Frame 1 (no input): blank canvas, image omitted
Frame 60 (no input): blank canvas, image omitted
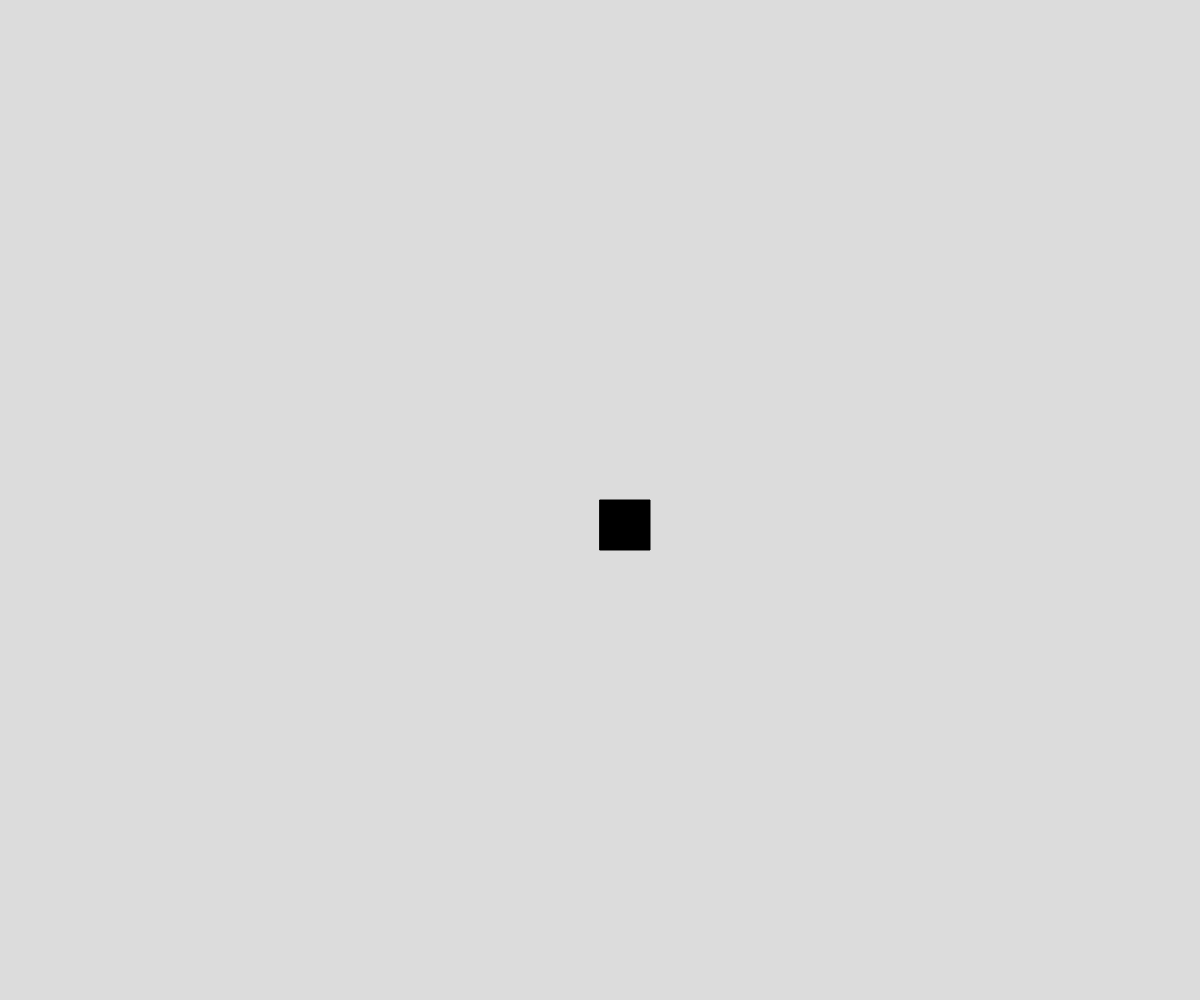
Frame 120 (the mouse pressed at the canvas centre since frame 60)

The p5.js sketch whose frames 1 and 60 were blank and that drew this single picture after the mouse press (run headless with seeded random() and noise() and a simulated clock; from frame 60 on, the mouse is pressed at the canvas centre):

// p5.js sketch
// ── sketch.js
// Project Title
// Your Name
// Date
//
// Extra for Experts:
// - describe what you did to take this project "above and beyond"

let sz = 50;
let live = new Map();

function setup() {
  createCanvas(windowWidth, windowHeight);
  fill("black");
}

function draw() {
  background(220);

  for(const row of live) {
    for(const y of row[1]) {
      square(row[0]*sz,y*sz,sz);
    }
  }
}

function toggleCell(x,y) {
  let xRow = live.get(x);

  if (!xRow) {
    let newRow = new Set();

    live.set(x, newRow);
    newRow.add(y);

  }
  else {
    if (xRow.get(y)) {
      xRow.delete(y);
    }
    else {
      xRow.add(y);
    }
  }
}

function mousePressed() {
  let x = floor(mouseX/sz);
  let y = floor(mouseY/sz);

  toggleCell(x,y);
}
